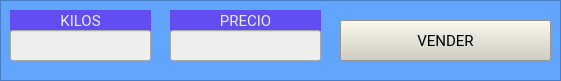
     <widget class="QFrame" name="frame_20">
      <property name="geometry">
       <rect>
        <x>10</x>
        <y>410</y>
        <width>561</width>
        <height>81</height>
       </rect>
      </property>
      <property name="styleSheet">
       <string notr="true">background-color: rgb(97, 165, 255);</string>
      </property>
      <property name="frameShape">
       <enum>QFrame::StyledPanel</enum>
      </property>
      <property name="frameShadow">
       <enum>QFrame::Raised</enum>
      </property>
      <widget class="QLabel" name="label_76">
       <property name="geometry">
        <rect>
         <x>10</x>
         <y>10</y>
         <width>141</width>
         <height>21</height>
        </rect>
       </property>
       <property name="font">
        <font>
         <family>Roboto</family>
         <pointsize>11</pointsize>
         <weight>50</weight>
         <italic>false</italic>
         <bold>false</bold>
        </font>
       </property>
       <property name="styleSheet">
        <string notr="true">font: 11pt &quot;Roboto&quot;;
color: rgb(238, 238, 236);
background-color: rgb(98, 77, 240);</string>
       </property>
       <property name="text">
        <string>KILOS</string>
       </property>
       <property name="alignment">
        <set>Qt::AlignCenter</set>
       </property>
      </widget>
      <widget class="QLineEdit" name="precio_kilo_pollos">
       <property name="geometry">
        <rect>
         <x>170</x>
         <y>30</y>
         <width>151</width>
         <height>31</height>
        </rect>
       </property>
       <property name="styleSheet">
        <string notr="true">background-color: rgb(238, 238, 236);</string>
       </property>
      </widget>
      <widget class="QLabel" name="label_82">
       <property name="geometry">
        <rect>
         <x>170</x>
         <y>10</y>
         <width>151</width>
         <height>21</height>
        </rect>
       </property>
       <property name="font">
        <font>
         <family>Roboto</family>
         <pointsize>11</pointsize>
         <weight>50</weight>
         <italic>false</italic>
         <bold>false</bold>
        </font>
       </property>
       <property name="styleSheet">
        <string notr="true">font: 11pt &quot;Roboto&quot;;
color: rgb(238, 238, 236);
background-color: rgb(98, 77, 240);</string>
       </property>
       <property name="text">
        <string>PRECIO</string>
       </property>
       <property name="alignment">
        <set>Qt::AlignCenter</set>
       </property>
      </widget>
      <widget class="QPushButton" name="boton_vender_pollos">
       <property name="geometry">
        <rect>
         <x>340</x>
         <y>20</y>
         <width>211</width>
         <height>41</height>
        </rect>
       </property>
       <property name="font">
        <font>
         <family>Roboto</family>
         <pointsize>11</pointsize>
         <weight>50</weight>
         <italic>false</italic>
         <bold>false</bold>
        </font>
       </property>
       <property name="styleSheet">
        <string notr="true">background-color: rgb(209, 207, 192);</string>
       </property>
       <property name="text">
        <string>VENDER</string>
       </property>
      </widget>
      <widget class="QLineEdit" name="cantidad_kilos__pollos">
       <property name="geometry">
        <rect>
         <x>10</x>
         <y>30</y>
         <width>141</width>
         <height>31</height>
        </rect>
       </property>
       <property name="styleSheet">
        <string notr="true">background-color: rgb(238, 238, 236);</string>
       </property>
      </widget>
      <zorder>label_82</zorder>
      <zorder>label_76</zorder>
      <zorder>precio_kilo_pollos</zorder>
      <zorder>boton_vender_pollos</zorder>
      <zorder>cantidad_kilos__pollos</zorder>
     </widget>
